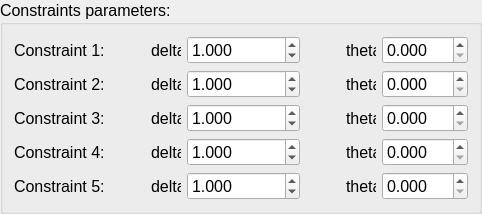
           <widget class="QGroupBox" name="gbConstrParameters">
            <property name="font">
             <font>
              <pointsize>12</pointsize>
             </font>
            </property>
            <property name="title">
             <string>Constraints parameters:</string>
            </property>
            <layout class="QGridLayout" name="gridLayout_8">
             <item row="0" column="4">
              <spacer name="horizontalSpacer_4">
               <property name="orientation">
                <enum>Qt::Horizontal</enum>
               </property>
               <property name="sizeHint" stdset="0">
                <size>
                 <width>40</width>
                 <height>20</height>
                </size>
               </property>
              </spacer>
             </item>
             <item row="0" column="0">
              <widget class="QLabel" name="lblConstraint1_2">
               <property name="sizePolicy">
                <sizepolicy hsizetype="Preferred" vsizetype="Preferred">
                 <horstretch>0</horstretch>
                 <verstretch>0</verstretch>
                </sizepolicy>
               </property>
               <property name="text">
                <string>Constraint 1:</string>
               </property>
              </widget>
             </item>
             <item row="0" column="2">
              <widget class="QLabel" name="lblConstrDelta1">
               <property name="maximumSize">
                <size>
                 <width>30</width>
                 <height>16777215</height>
                </size>
               </property>
               <property name="text">
                <string>delta1</string>
               </property>
              </widget>
             </item>
             <item row="0" column="5">
              <widget class="QLabel" name="lblConstrTheta1">
               <property name="maximumSize">
                <size>
                 <width>30</width>
                 <height>16777215</height>
                </size>
               </property>
               <property name="text">
                <string>theta1</string>
               </property>
              </widget>
             </item>
             <item row="0" column="3">
              <widget class="QDoubleSpinBox" name="dsbConstrDelta1">
               <property name="decimals">
                <number>3</number>
               </property>
               <property name="minimum">
                <double>0.001000000000000</double>
               </property>
               <property name="maximum">
                <double>999999.000000000000000</double>
               </property>
               <property name="singleStep">
                <double>0.001000000000000</double>
               </property>
               <property name="value">
                <double>1.000000000000000</double>
               </property>
              </widget>
             </item>
             <item row="0" column="6">
              <widget class="QDoubleSpinBox" name="dsbConstrTheta1">
               <property name="decimals">
                <number>3</number>
               </property>
               <property name="minimum">
                <double>0.000000000000000</double>
               </property>
               <property name="maximum">
                <double>999.999000000000024</double>
               </property>
               <property name="singleStep">
                <double>0.001000000000000</double>
               </property>
               <property name="value">
                <double>0.000000000000000</double>
               </property>
              </widget>
             </item>
             <item row="1" column="0">
              <widget class="QLabel" name="lblConstraint2_2">
               <property name="sizePolicy">
                <sizepolicy hsizetype="Preferred" vsizetype="Preferred">
                 <horstretch>0</horstretch>
                 <verstretch>0</verstretch>
                </sizepolicy>
               </property>
               <property name="text">
                <string>Constraint 2:</string>
               </property>
              </widget>
             </item>
             <item row="2" column="0">
              <widget class="QLabel" name="lblConstraint3_2">
               <property name="text">
                <string>Constraint 3:</string>
               </property>
              </widget>
             </item>
             <item row="3" column="0">
              <widget class="QLabel" name="lblConstraint4_2">
               <property name="text">
                <string>Constraint 4:</string>
               </property>
              </widget>
             </item>
             <item row="4" column="0">
              <widget class="QLabel" name="lblConstraint5_2">
               <property name="text">
                <string>Constraint 5:</string>
               </property>
              </widget>
             </item>
             <item row="1" column="2">
              <widget class="QLabel" name="lblConstrDelta2">
               <property name="maximumSize">
                <size>
                 <width>30</width>
                 <height>16777215</height>
                </size>
               </property>
               <property name="text">
                <string>delta2</string>
               </property>
              </widget>
             </item>
             <item row="1" column="5">
              <widget class="QLabel" name="lblConstrTheta2">
               <property name="maximumSize">
                <size>
                 <width>30</width>
                 <height>16777215</height>
                </size>
               </property>
               <property name="text">
                <string>theta2</string>
               </property>
              </widget>
             </item>
             <item row="2" column="2">
              <widget class="QLabel" name="lblConstrDelta3">
               <property name="maximumSize">
                <size>
                 <width>30</width>
                 <height>16777215</height>
                </size>
               </property>
               <property name="text">
                <string>delta3</string>
               </property>
              </widget>
             </item>
             <item row="2" column="5">
              <widget class="QLabel" name="lblConstrTheta3">
               <property name="maximumSize">
                <size>
                 <width>30</width>
                 <height>16777215</height>
                </size>
               </property>
               <property name="text">
                <string>theta3</string>
               </property>
              </widget>
             </item>
             <item row="4" column="5">
              <widget class="QLabel" name="lblConstrTheta5">
               <property name="maximumSize">
                <size>
                 <width>30</width>
                 <height>16777215</height>
                </size>
               </property>
               <property name="text">
                <string>theta4</string>
               </property>
              </widget>
             </item>
             <item row="3" column="5">
              <widget class="QLabel" name="lblConstrTheta4">
               <property name="maximumSize">
                <size>
                 <width>30</width>
                 <height>16777215</height>
                </size>
               </property>
               <property name="text">
                <string>theta4</string>
               </property>
              </widget>
             </item>
             <item row="3" column="2">
              <widget class="QLabel" name="lblConstrDelta4">
               <property name="maximumSize">
                <size>
                 <width>30</width>
                 <height>16777215</height>
                </size>
               </property>
               <property name="text">
                <string>delta4</string>
               </property>
              </widget>
             </item>
             <item row="4" column="2">
              <widget class="QLabel" name="lblConstrDelta5">
               <property name="maximumSize">
                <size>
                 <width>30</width>
                 <height>16777215</height>
                </size>
               </property>
               <property name="text">
                <string>delta5</string>
               </property>
              </widget>
             </item>
             <item row="0" column="1">
              <spacer name="horizontalSpacer_5">
               <property name="orientation">
                <enum>Qt::Horizontal</enum>
               </property>
               <property name="sizeHint" stdset="0">
                <size>
                 <width>40</width>
                 <height>20</height>
                </size>
               </property>
              </spacer>
             </item>
             <item row="1" column="3">
              <widget class="QDoubleSpinBox" name="dsbConstrDelta2">
               <property name="decimals">
                <number>3</number>
               </property>
               <property name="minimum">
                <double>0.001000000000000</double>
               </property>
               <property name="maximum">
                <double>999999.000000000000000</double>
               </property>
               <property name="singleStep">
                <double>0.001000000000000</double>
               </property>
               <property name="value">
                <double>1.000000000000000</double>
               </property>
              </widget>
             </item>
             <item row="2" column="3">
              <widget class="QDoubleSpinBox" name="dsbConstrDelta3">
               <property name="decimals">
                <number>3</number>
               </property>
               <property name="minimum">
                <double>0.001000000000000</double>
               </property>
               <property name="maximum">
                <double>999999.000000000000000</double>
               </property>
               <property name="singleStep">
                <double>0.001000000000000</double>
               </property>
               <property name="value">
                <double>1.000000000000000</double>
               </property>
              </widget>
             </item>
             <item row="3" column="3">
              <widget class="QDoubleSpinBox" name="dsbConstrDelta4">
               <property name="decimals">
                <number>3</number>
               </property>
               <property name="minimum">
                <double>0.001000000000000</double>
               </property>
               <property name="maximum">
                <double>999999.000000000000000</double>
               </property>
               <property name="singleStep">
                <double>0.001000000000000</double>
               </property>
               <property name="value">
                <double>1.000000000000000</double>
               </property>
              </widget>
             </item>
             <item row="4" column="3">
              <widget class="QDoubleSpinBox" name="dsbConstrDelta5">
               <property name="decimals">
                <number>3</number>
               </property>
               <property name="minimum">
                <double>0.001000000000000</double>
               </property>
               <property name="maximum">
                <double>999999.000000000000000</double>
               </property>
               <property name="singleStep">
                <double>0.001000000000000</double>
               </property>
               <property name="value">
                <double>1.000000000000000</double>
               </property>
              </widget>
             </item>
             <item row="1" column="6">
              <widget class="QDoubleSpinBox" name="dsbConstrTheta2">
               <property name="decimals">
                <number>3</number>
               </property>
               <property name="minimum">
                <double>0.000000000000000</double>
               </property>
               <property name="maximum">
                <double>999.999000000000024</double>
               </property>
               <property name="singleStep">
                <double>0.001000000000000</double>
               </property>
               <property name="value">
                <double>0.000000000000000</double>
               </property>
              </widget>
             </item>
             <item row="2" column="6">
              <widget class="QDoubleSpinBox" name="dsbConstrTheta3">
               <property name="decimals">
                <number>3</number>
               </property>
               <property name="minimum">
                <double>0.000000000000000</double>
               </property>
               <property name="maximum">
                <double>999.999000000000024</double>
               </property>
               <property name="singleStep">
                <double>0.001000000000000</double>
               </property>
               <property name="value">
                <double>0.000000000000000</double>
               </property>
              </widget>
             </item>
             <item row="3" column="6">
              <widget class="QDoubleSpinBox" name="dsbConstrTheta4">
               <property name="decimals">
                <number>3</number>
               </property>
               <property name="minimum">
                <double>0.000000000000000</double>
               </property>
               <property name="maximum">
                <double>999.999000000000024</double>
               </property>
               <property name="singleStep">
                <double>0.001000000000000</double>
               </property>
               <property name="value">
                <double>0.000000000000000</double>
               </property>
              </widget>
             </item>
             <item row="4" column="6">
              <widget class="QDoubleSpinBox" name="dsbConstrTheta5">
               <property name="decimals">
                <number>3</number>
               </property>
               <property name="minimum">
                <double>0.000000000000000</double>
               </property>
               <property name="maximum">
                <double>999.999000000000024</double>
               </property>
               <property name="singleStep">
                <double>0.001000000000000</double>
               </property>
               <property name="value">
                <double>0.000000000000000</double>
               </property>
              </widget>
             </item>
            </layout>
           </widget>
